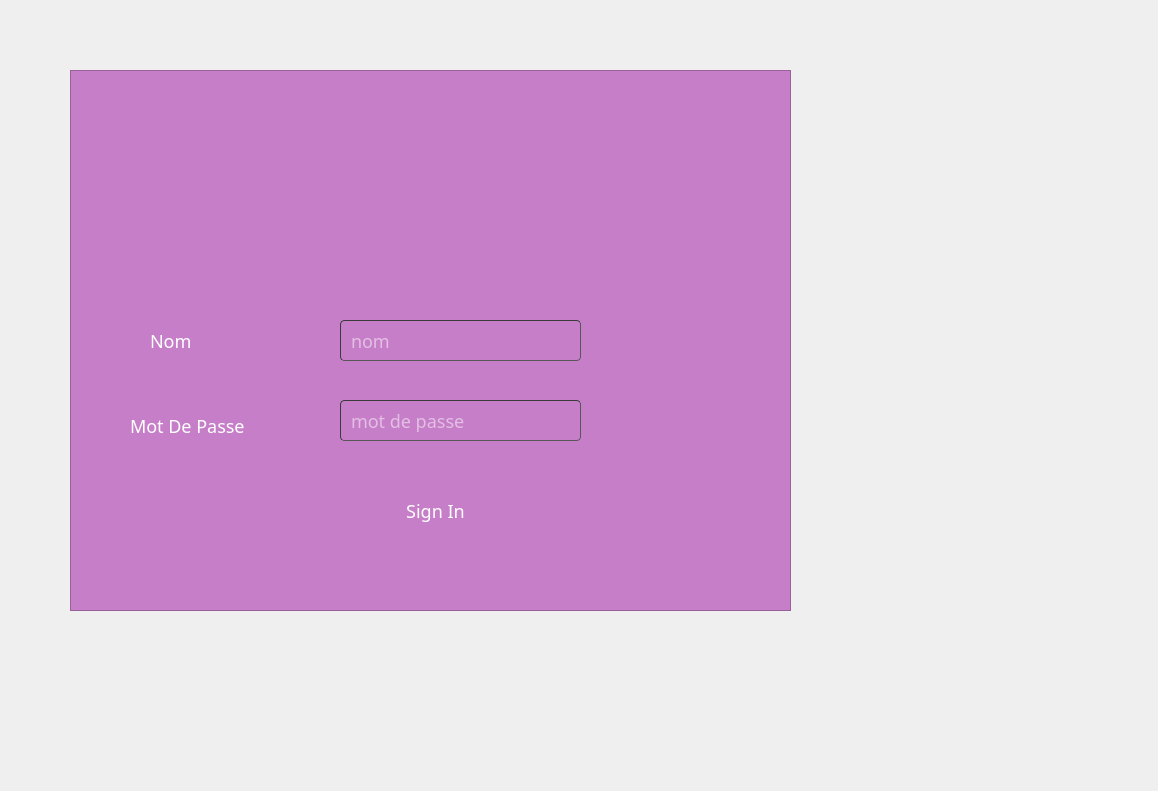
<?xml version="1.0" encoding="UTF-8"?>
<ui version="4.0">
 <class>accueil</class>
 <widget class="QDialog" name="accueil">
  <property name="geometry">
   <rect>
    <x>0</x>
    <y>0</y>
    <width>1158</width>
    <height>791</height>
   </rect>
  </property>
  <property name="windowTitle">
   <string>Dialog</string>
  </property>
  <property name="styleSheet">
   <string notr="true">*{
	background-image: url(:/img/ressources/2.png);
	

		

font-family:century gothic;
font-size:18px;
}
QTabWidget
{
 background:#333;
}


QFrame
{
 background:#333;
	background-color: rgb(107, 107, 107);
	background-color: rgb(188, 193, 101);
	background-color: rgb(191, 165, 165);
	background-color: rgb(89, 14, 54);
	
}


QPushButton
{
background:red;
	background-color: rgb(255, 107, 114);
border-raduis:60px;
}
QLabel
{
color:white;
}
QPushButton
{
color:white;
border-radius:15px;
}
QPushButton:hover
{
color:#333;
border-raduis:15px;
background:#49ebff;
}
QLineEdit
{
background:transparent;
border:none;
color:#ffffff;
color: rgb(62, 124, 61);
	color: rgb(0, 255, 213);
	
border-button:3ptx solid #ffffff;
	color: rgb(6, 255, 56);
	
}
QComboBox
{
background:transparent;
border:none;
color:#717072;
border-bottom:1px solid #717072 }
QToolButton
{
background:red;
	background-color: rgb(255, 107, 114);
border-raduis:60px;
}
</string>
  </property>
  <widget class="QFrame" name="frame">
   <property name="geometry">
    <rect>
     <x>70</x>
     <y>70</y>
     <width>721</width>
     <height>541</height>
    </rect>
   </property>
   <property name="styleSheet">
    <string notr="true">background-color: rgb(198, 126, 200);</string>
   </property>
   <property name="frameShape">
    <enum>QFrame::StyledPanel</enum>
   </property>
   <property name="frameShadow">
    <enum>QFrame::Raised</enum>
   </property>
   <widget class="QLabel" name="label">
    <property name="geometry">
     <rect>
      <x>80</x>
      <y>250</y>
      <width>141</width>
      <height>41</height>
     </rect>
    </property>
    <property name="text">
     <string>Nom</string>
    </property>
   </widget>
   <widget class="QLabel" name="label_2">
    <property name="geometry">
     <rect>
      <x>60</x>
      <y>320</y>
      <width>201</width>
      <height>71</height>
     </rect>
    </property>
    <property name="text">
     <string>Mot De Passe</string>
    </property>
   </widget>
   <widget class="QPushButton" name="pushButton_2">
    <property name="geometry">
     <rect>
      <x>270</x>
      <y>420</y>
      <width>191</width>
      <height>41</height>
     </rect>
    </property>
    <property name="text">
     <string>Sign In</string>
    </property>
    <property name="icon">
     <iconset resource="ressources.qrc">
      <normaloff>:/img/ressources/login-symbol-of-an-arrow-entering-to-a-black-square_icon-icons.com_72992.png</normaloff>:/img/ressources/login-symbol-of-an-arrow-entering-to-a-black-square_icon-icons.com_72992.png</iconset>
    </property>
    <property name="iconSize">
     <size>
      <width>35</width>
      <height>35</height>
     </size>
    </property>
   </widget>
   <widget class="QLineEdit" name="lineEdit_nomlogin">
    <property name="geometry">
     <rect>
      <x>270</x>
      <y>250</y>
      <width>241</width>
      <height>41</height>
     </rect>
    </property>
    <property name="styleSheet">
     <string notr="true">	border-width: 1px; border-radius: 4px;
color: rgb(255, 255, 255);
	border-color: rgb(58, 58, 58);
	border-style: inset;
	padding: 0 8px;

	selection-background-color: rgb(187, 187, 187);
	selection-color: rgb(60, 63, 65);</string>
    </property>
    <property name="placeholderText">
     <string>nom</string>
    </property>
   </widget>
   <widget class="QLineEdit" name="lineEdit_mdplogin">
    <property name="geometry">
     <rect>
      <x>270</x>
      <y>330</y>
      <width>241</width>
      <height>41</height>
     </rect>
    </property>
    <property name="styleSheet">
     <string notr="true">	border-width: 1px; border-radius: 4px;
color: rgb(255, 255, 255);
	border-color: rgb(58, 58, 58);
	border-style: inset;
	padding: 0 8px;

	selection-background-color: rgb(187, 187, 187);
	selection-color: rgb(60, 63, 65);
</string>
    </property>
    <property name="echoMode">
     <enum>QLineEdit::Password</enum>
    </property>
    <property name="placeholderText">
     <string>mot de passe</string>
    </property>
   </widget>
   <widget class="QLabel" name="label_voir">
    <property name="geometry">
     <rect>
      <x>30</x>
      <y>450</y>
      <width>361</width>
      <height>41</height>
     </rect>
    </property>
    <property name="text">
     <string/>
    </property>
   </widget>
   <widget class="QLabel" name="label_3">
    <property name="geometry">
     <rect>
      <x>290</x>
      <y>10</y>
      <width>191</width>
      <height>151</height>
     </rect>
    </property>
    <property name="styleSheet">
     <string notr="true">background-image: url(:/img/ressources/logind.png);</string>
    </property>
    <property name="text">
     <string/>
    </property>
   </widget>
   <zorder>label</zorder>
   <zorder>label_2</zorder>
   <zorder>lineEdit_nomlogin</zorder>
   <zorder>lineEdit_mdplogin</zorder>
   <zorder>label_voir</zorder>
   <zorder>label_3</zorder>
   <zorder>pushButton_2</zorder>
  </widget>
 </widget>
 <resources>
  <include location="ressources.qrc"/>
 </resources>
 <connections/>
</ui>
